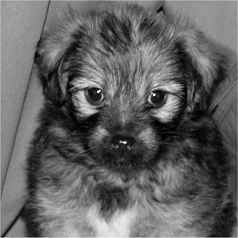
#> input picture images/dog.jpg, 238 x 238 px
$ python solution11.py
#> lines starting #> are read from the running program, lines starting #| are printed output that depends on the picture
#!/usr/bin/env python3
# -*- coding: utf-8 -*-
"""
Solution Python Excercise Lab 10

Adaptive Local Noise Reduction Filter & Median Filter

@author: Patrik Müller
@date:   11.09.2019
"""

import matplotlib.pyplot as plt
import numpy as np


def spNoise(image, prob):
    """
    Add salt and pepper noise to image
    prob: Probability of the noise
    """
    prob /= 2
    output = image.copy()
    (M, N) = image.shape
    n = np.random.rand(M, N)
    output[n < prob] = 0
    output[n > 1 - prob] = 255
    return output


def adaptiveMean(f, sigma_n, s=5):
    fpad = np.pad(f, s // 2, "constant")
    var_n = sigma_n ** 2
    loc_var = np.zeros_like(f)
    loc_mean = np.zeros_like(f)

    for ix in range(0, f.shape[1]):
        for iy in range(0, f.shape[0]):
            f_loc = fpad[iy : iy + s, ix : ix + s]
            loc_var[iy, ix] = np.var(f_loc)
            loc_mean[iy, ix] = np.mean(f_loc)

    loc_var[loc_var < var_n] = var_n

    fh = f - var_n / (loc_var + 1e-12) * (f - loc_mean)
    return fh


def adaptiveMedian(f, S_max, S):
    s_max = int(S_max / 2)
    (M, N) = f.shape
    fh = np.zeros((M, N))
    for ix in range(s_max, N - s_max + 1):
        for iy in range(s_max, M - s_max + 1):
            s = S // 2
            while 1:
                f_loc = f[iy - s : iy + s, ix - s : ix + s]
                z_med = np.median(f_loc)
                z_min = np.amin(f_loc)
                z_max = np.amax(f_loc)
                if z_min < z_med and z_med < z_max:
                    # Level B
                    z_xy = f[iy, ix]
                    if z_min < z_xy and z_xy < z_max:
                        fh[iy, ix] = z_xy
                    else:
                        fh[iy, ix] = z_med
                    break
                else:
                    if s == s_max:
                        fh[iy, ix] = z_med
                        break
                    s += 1
    return fh


if __name__ == "__main__":
    # Parameter
    sigma_n = 12  # Standard deviation of noise (normalized)
    p_sp = 0.2  # Salt or Pepper probability
    S_mean = 5  # size of local area
    S_median_max = 11  # Max size of local area
    S_median_start = 3  # Start size of local area

    # Load image
    f = plt.imread("../images/dog.jpg")
#> f is the input picture: shape (238, 238); min 0, max 253, mean 98.1

    # Tranform image to grayscale and float
    if f.ndim > 2:
        f = np.mean(f, axis=2)
    f = np.array(f, dtype=float)
    (M, N) = f.shape
#> M = 238; N = 238

    #  Add noise
    f_gau = f + sigma_n * np.random.randn(M, N)
    f_sp = spNoise(f, p_sp)

    # Adaptive denoising filter
    f_filt1_gau = adaptiveMean(f_gau, sigma_n, S_mean)
#> after the loop in adaptiveMean, `for ix in range(0, f.shape[1]):`:
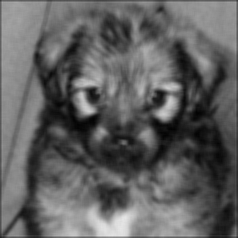
#> loc_mean: shape (238, 238) float64; min 2.66, max 230, mean 96.6
#> in adaptiveMean, `loc_var[loc_var < var_n] = var_n`:
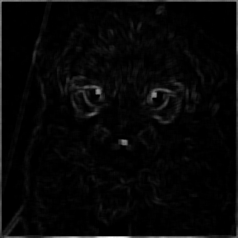
#> loc_var: shape (238, 238) float64; min 144, max 13375.5, mean 523.6; drawn with min black and max white
    f_filt1_sp = adaptiveMean(f_sp, sigma_n, S_mean)
#> call 2 of adaptiveMean, with sigma_n = 12, s = 5
#> in adaptiveMean (call 2), `fpad = np.pad(f, s // 2, "constant")`:
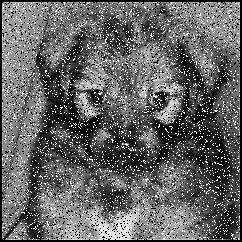
#> fpad: shape (242, 242) float64; min 0, max 255, mean 101
#> after the loop in adaptiveMean (call 2), `for ix in range(0, f.shape[1]):`:
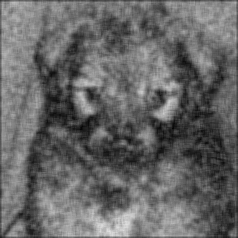
#> loc_mean: shape (238, 238) float64; min 6, max 226.9, mean 103
#> in adaptiveMean (call 2), `loc_var[loc_var < var_n] = var_n`:
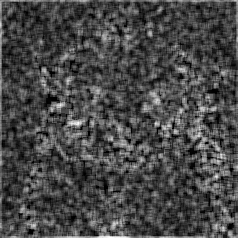
#> loc_var: shape (238, 238) float64; min 144, max 13431.4, mean 3943.7; drawn with min black and max white
    f_filt2_gau = adaptiveMedian(f_gau, S_median_max, S_median_start)
#> after the loop in adaptiveMedian, `for ix in range(s_max, N - s_max + 1):`:
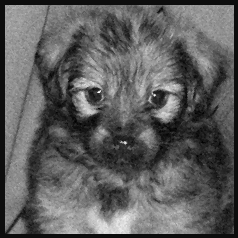
#> fh: shape (238, 238) float64; min -14.31, max 261.6, mean 88.1; drawn with min black and max white
    f_filt2_sp = adaptiveMedian(f_sp, S_median_max, S_median_start)
#> call 2 of adaptiveMedian, with S_max = 11, S = 3
#> after the loop in adaptiveMedian (call 2), `for ix in range(s_max, N - s_max + 1):`:
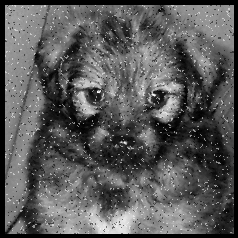
#> fh: shape (238, 238) float64; min 0, max 253, mean 89.5

    # Display results
    fig2, ax2 = plt.subplots(constrained_layout=True)
    ax2.imshow(f, cmap="gray")
    ax2.title.set_text("Original")
    ax2.axis("off")

    fig, ax = plt.subplots(2, 3, figsize=(9, 13), constrained_layout=True)
    ax[0, 0].imshow(f_gau, cmap="gray")
    ax[0, 0].title.set_text("Gaussian Noise")
    ax[1, 0].imshow(f_sp, cmap="gray")
    ax[1, 0].title.set_text("Salt & Pepper Noise")
    ax[0, 1].imshow(f_filt1_gau, cmap="gray")
    ax[0, 1].title.set_text("Adaptive Noise Reduction (Gaussian Noise)")
    ax[1, 1].imshow(f_filt1_sp, cmap="gray")
    ax[1, 1].title.set_text("Adaptive Noise Reduction (S&P Noise)")
    ax[0, 2].imshow(f_filt2_gau, cmap="gray")
    ax[0, 2].title.set_text("Adaptive Median (Gaussian Noise)")
    ax[1, 2].imshow(f_filt2_sp, cmap="gray")
    ax[1, 2].title.set_text("Adaptive Median (S&P Noise)")
    #
    for a in np.reshape(ax, ax.size):
        a.axis("off")
    plt.show()
